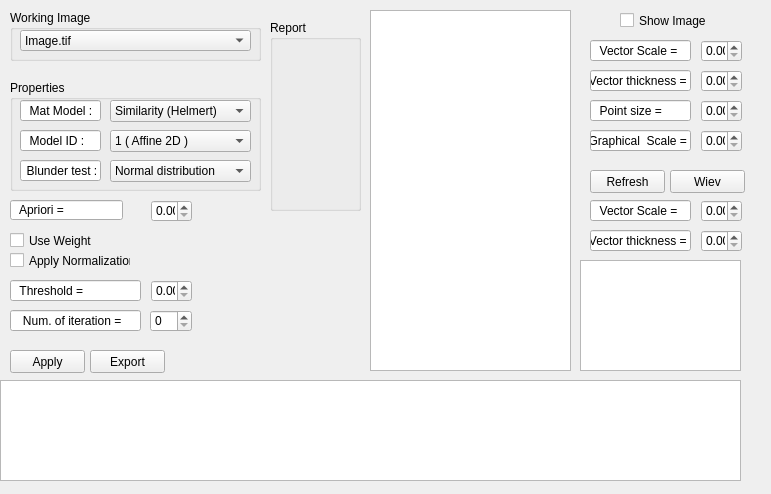
<?xml version="1.0" encoding="UTF-8"?>
<ui version="4.0">
 <class>GeoTransform</class>
 <widget class="QWidget" name="GeoTransform">
  <property name="geometry">
   <rect>
    <x>0</x>
    <y>0</y>
    <width>771</width>
    <height>494</height>
   </rect>
  </property>
  <property name="windowTitle">
   <string>GeoTransform</string>
  </property>
  <widget class="QGroupBox" name="groupBox_3">
   <property name="geometry">
    <rect>
     <x>10</x>
     <y>10</y>
     <width>251</width>
     <height>51</height>
    </rect>
   </property>
   <property name="title">
    <string>Working Image</string>
   </property>
   <widget class="QComboBox" name="comboBox_4">
    <property name="geometry">
     <rect>
      <x>10</x>
      <y>20</y>
      <width>231</width>
      <height>21</height>
     </rect>
    </property>
    <item>
     <property name="text">
      <string>Image.tif</string>
     </property>
    </item>
    <item>
     <property name="text">
      <string>Image.tif</string>
     </property>
    </item>
    <item>
     <property name="text">
      <string>RGB_radiometric_corrected.tif</string>
     </property>
    </item>
   </widget>
  </widget>
  <widget class="QGroupBox" name="groupBox_2">
   <property name="geometry">
    <rect>
     <x>10</x>
     <y>80</y>
     <width>251</width>
     <height>111</height>
    </rect>
   </property>
   <property name="title">
    <string>Properties</string>
   </property>
   <widget class="QComboBox" name="comboBox">
    <property name="geometry">
     <rect>
      <x>100</x>
      <y>20</y>
      <width>141</width>
      <height>22</height>
     </rect>
    </property>
    <item>
     <property name="text">
      <string>Similarity (Helmert)</string>
     </property>
    </item>
    <item>
     <property name="text">
      <string>Affine ( 1st degree polynomial )</string>
     </property>
    </item>
    <item>
     <property name="text">
      <string>Polinomial</string>
     </property>
    </item>
    <item>
     <property name="text">
      <string>Affine Projection</string>
     </property>
    </item>
    <item>
     <property name="text">
      <string>Projective</string>
     </property>
    </item>
    <item>
     <property name="text">
      <string>DLT</string>
     </property>
    </item>
    <item>
     <property name="text">
      <string>RFM ( GCP dependent )</string>
     </property>
    </item>
   </widget>
   <widget class="QComboBox" name="comboBox_3">
    <property name="geometry">
     <rect>
      <x>100</x>
      <y>50</y>
      <width>141</width>
      <height>22</height>
     </rect>
    </property>
    <item>
     <property name="text">
      <string>1 ( Affine 2D )</string>
     </property>
    </item>
    <item>
     <property name="text">
      <string>2</string>
     </property>
    </item>
    <item>
     <property name="text">
      <string>3</string>
     </property>
    </item>
    <item>
     <property name="text">
      <string>4</string>
     </property>
    </item>
    <item>
     <property name="text">
      <string>5</string>
     </property>
    </item>
   </widget>
   <widget class="QComboBox" name="comboBox_2">
    <property name="geometry">
     <rect>
      <x>100</x>
      <y>80</y>
      <width>141</width>
      <height>22</height>
     </rect>
    </property>
    <item>
     <property name="text">
      <string>Normal distribution</string>
     </property>
    </item>
    <item>
     <property name="text">
      <string>T distribution</string>
     </property>
    </item>
   </widget>
   <widget class="QLineEdit" name="lineEdit_2">
    <property name="geometry">
     <rect>
      <x>10</x>
      <y>80</y>
      <width>81</width>
      <height>21</height>
     </rect>
    </property>
    <property name="text">
     <string>  Blunder test :</string>
    </property>
   </widget>
   <widget class="QLineEdit" name="lineEdit_3">
    <property name="geometry">
     <rect>
      <x>10</x>
      <y>50</y>
      <width>81</width>
      <height>21</height>
     </rect>
    </property>
    <property name="text">
     <string>  Model ID :</string>
    </property>
   </widget>
  </widget>
  <widget class="QLineEdit" name="lineEdit_13">
   <property name="geometry">
    <rect>
     <x>10</x>
     <y>310</y>
     <width>131</width>
     <height>21</height>
    </rect>
   </property>
   <property name="text">
    <string>   Num. of iteration =</string>
   </property>
  </widget>
  <widget class="QDoubleSpinBox" name="doubleSpinBox_5">
   <property name="geometry">
    <rect>
     <x>151</x>
     <y>280</y>
     <width>41</width>
     <height>22</height>
    </rect>
   </property>
  </widget>
  <widget class="QLineEdit" name="lineEdit_7">
   <property name="geometry">
    <rect>
     <x>590</x>
     <y>40</y>
     <width>101</width>
     <height>21</height>
    </rect>
   </property>
   <property name="text">
    <string>  Vector Scale =</string>
   </property>
  </widget>
  <widget class="QCheckBox" name="checkBox_3">
   <property name="geometry">
    <rect>
     <x>10</x>
     <y>230</y>
     <width>91</width>
     <height>21</height>
    </rect>
   </property>
   <property name="text">
    <string>Use Weight</string>
   </property>
  </widget>
  <widget class="QDoubleSpinBox" name="doubleSpinBox_6">
   <property name="geometry">
    <rect>
     <x>701</x>
     <y>230</y>
     <width>41</width>
     <height>22</height>
    </rect>
   </property>
  </widget>
  <widget class="QDoubleSpinBox" name="doubleSpinBox_2">
   <property name="geometry">
    <rect>
     <x>701</x>
     <y>70</y>
     <width>41</width>
     <height>22</height>
    </rect>
   </property>
  </widget>
  <widget class="QLineEdit" name="lineEdit_14">
   <property name="geometry">
    <rect>
     <x>10</x>
     <y>280</y>
     <width>131</width>
     <height>21</height>
    </rect>
   </property>
   <property name="text">
    <string>  Threshold =</string>
   </property>
  </widget>
  <widget class="QPushButton" name="pushButton">
   <property name="geometry">
    <rect>
     <x>590</x>
     <y>170</y>
     <width>75</width>
     <height>23</height>
    </rect>
   </property>
   <property name="text">
    <string>Refresh</string>
   </property>
  </widget>
  <widget class="QLineEdit" name="lineEdit_11">
   <property name="geometry">
    <rect>
     <x>590</x>
     <y>230</y>
     <width>101</width>
     <height>21</height>
    </rect>
   </property>
   <property name="text">
    <string>   Vector thickness =</string>
   </property>
  </widget>
  <widget class="QLineEdit" name="lineEdit_4">
   <property name="geometry">
    <rect>
     <x>10</x>
     <y>200</y>
     <width>113</width>
     <height>20</height>
    </rect>
   </property>
   <property name="text">
    <string>  Apriori =</string>
   </property>
  </widget>
  <widget class="QLineEdit" name="lineEdit_9">
   <property name="geometry">
    <rect>
     <x>590</x>
     <y>100</y>
     <width>101</width>
     <height>21</height>
    </rect>
   </property>
   <property name="text">
    <string>  Point size =</string>
   </property>
  </widget>
  <widget class="QDoubleSpinBox" name="doubleSpinBox_8">
   <property name="geometry">
    <rect>
     <x>701</x>
     <y>130</y>
     <width>41</width>
     <height>22</height>
    </rect>
   </property>
  </widget>
  <widget class="QGraphicsView" name="graphicsView_2">
   <property name="geometry">
    <rect>
     <x>580</x>
     <y>260</y>
     <width>161</width>
     <height>111</height>
    </rect>
   </property>
  </widget>
  <widget class="QLineEdit" name="lineEdit">
   <property name="geometry">
    <rect>
     <x>20</x>
     <y>100</y>
     <width>81</width>
     <height>21</height>
    </rect>
   </property>
   <property name="text">
    <string>  Mat Model :</string>
   </property>
  </widget>
  <widget class="QSpinBox" name="spinBox">
   <property name="geometry">
    <rect>
     <x>150</x>
     <y>310</y>
     <width>42</width>
     <height>22</height>
    </rect>
   </property>
  </widget>
  <widget class="QDoubleSpinBox" name="doubleSpinBox_9">
   <property name="geometry">
    <rect>
     <x>701</x>
     <y>100</y>
     <width>41</width>
     <height>22</height>
    </rect>
   </property>
  </widget>
  <widget class="QLineEdit" name="lineEdit_12">
   <property name="geometry">
    <rect>
     <x>590</x>
     <y>200</y>
     <width>101</width>
     <height>21</height>
    </rect>
   </property>
   <property name="text">
    <string>  Vector Scale =</string>
   </property>
  </widget>
  <widget class="QPushButton" name="pushButton_2">
   <property name="geometry">
    <rect>
     <x>670</x>
     <y>170</y>
     <width>75</width>
     <height>23</height>
    </rect>
   </property>
   <property name="text">
    <string>Wiev</string>
   </property>
  </widget>
  <widget class="QGraphicsView" name="graphicsView">
   <property name="geometry">
    <rect>
     <x>370</x>
     <y>10</y>
     <width>201</width>
     <height>361</height>
    </rect>
   </property>
  </widget>
  <widget class="QDoubleSpinBox" name="doubleSpinBox_4">
   <property name="geometry">
    <rect>
     <x>151</x>
     <y>200</y>
     <width>41</width>
     <height>22</height>
    </rect>
   </property>
  </widget>
  <widget class="QPushButton" name="pushButton_3">
   <property name="geometry">
    <rect>
     <x>90</x>
     <y>350</y>
     <width>75</width>
     <height>23</height>
    </rect>
   </property>
   <property name="text">
    <string>Export</string>
   </property>
  </widget>
  <widget class="QLineEdit" name="lineEdit_8">
   <property name="geometry">
    <rect>
     <x>590</x>
     <y>70</y>
     <width>101</width>
     <height>21</height>
    </rect>
   </property>
   <property name="text">
    <string>   Vector thickness =</string>
   </property>
  </widget>
  <widget class="QDoubleSpinBox" name="doubleSpinBox_3">
   <property name="geometry">
    <rect>
     <x>701</x>
     <y>200</y>
     <width>41</width>
     <height>22</height>
    </rect>
   </property>
  </widget>
  <widget class="QPushButton" name="pushButton_4">
   <property name="geometry">
    <rect>
     <x>10</x>
     <y>350</y>
     <width>75</width>
     <height>23</height>
    </rect>
   </property>
   <property name="text">
    <string>Apply</string>
   </property>
  </widget>
  <widget class="QDoubleSpinBox" name="doubleSpinBox_7">
   <property name="geometry">
    <rect>
     <x>701</x>
     <y>40</y>
     <width>41</width>
     <height>22</height>
    </rect>
   </property>
  </widget>
  <widget class="QCheckBox" name="checkBox_2">
   <property name="geometry">
    <rect>
     <x>10</x>
     <y>250</y>
     <width>121</width>
     <height>21</height>
    </rect>
   </property>
   <property name="text">
    <string>Apply Normalization</string>
   </property>
  </widget>
  <widget class="QGroupBox" name="groupBox">
   <property name="geometry">
    <rect>
     <x>270</x>
     <y>20</y>
     <width>91</width>
     <height>191</height>
    </rect>
   </property>
   <property name="title">
    <string>Report</string>
   </property>
  </widget>
  <widget class="QLineEdit" name="lineEdit_10">
   <property name="geometry">
    <rect>
     <x>590</x>
     <y>130</y>
     <width>101</width>
     <height>21</height>
    </rect>
   </property>
   <property name="text">
    <string>  Graphical  Scale =</string>
   </property>
  </widget>
  <widget class="QTableView" name="tableView">
   <property name="geometry">
    <rect>
     <x>0</x>
     <y>380</y>
     <width>741</width>
     <height>101</height>
    </rect>
   </property>
  </widget>
  <widget class="QCheckBox" name="checkBox">
   <property name="geometry">
    <rect>
     <x>620</x>
     <y>10</y>
     <width>111</width>
     <height>21</height>
    </rect>
   </property>
   <property name="text">
    <string>Show Image</string>
   </property>
  </widget>
 </widget>
 <resources/>
 <connections/>
</ui>
